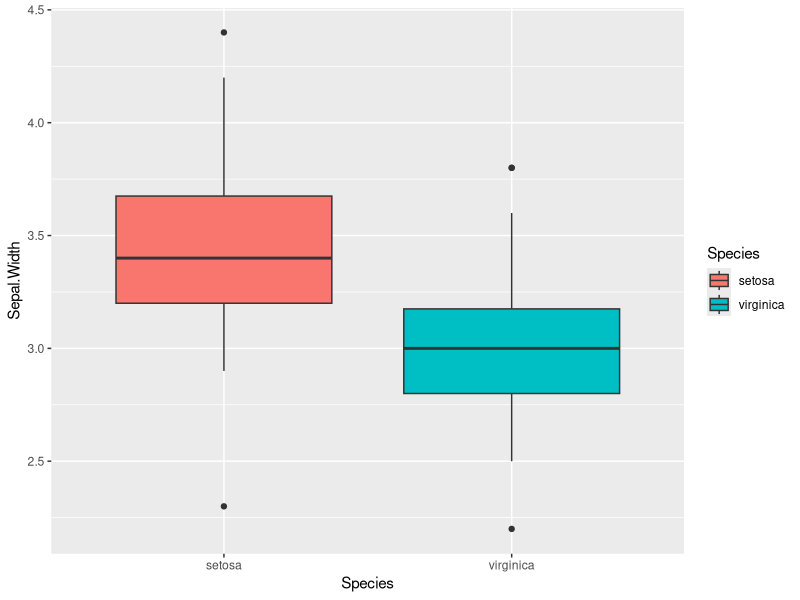
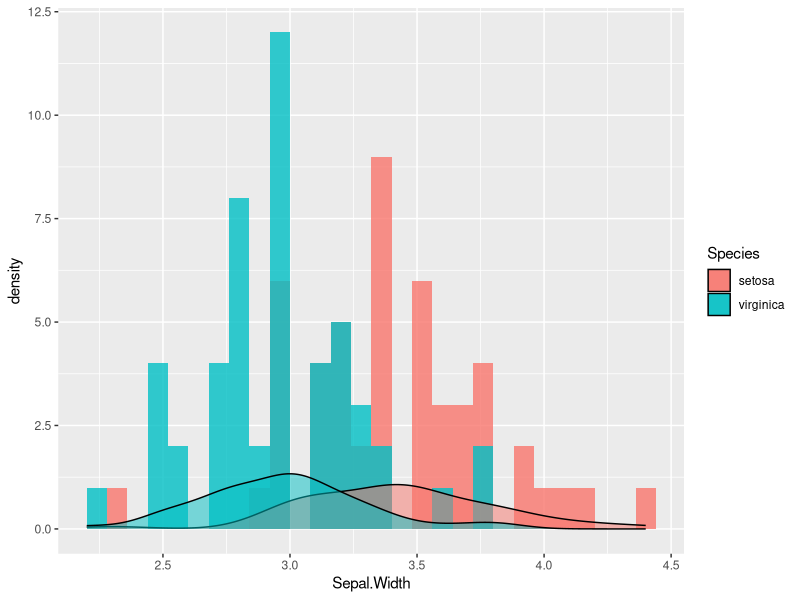
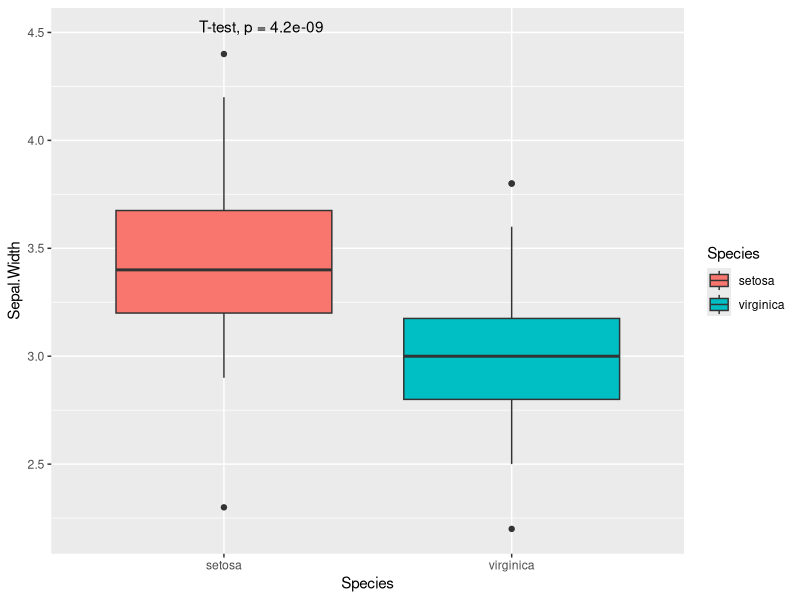
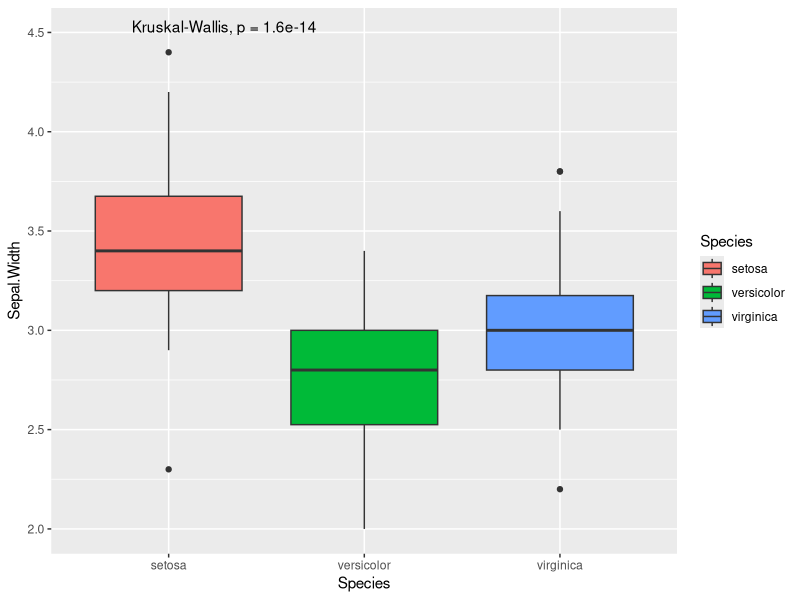
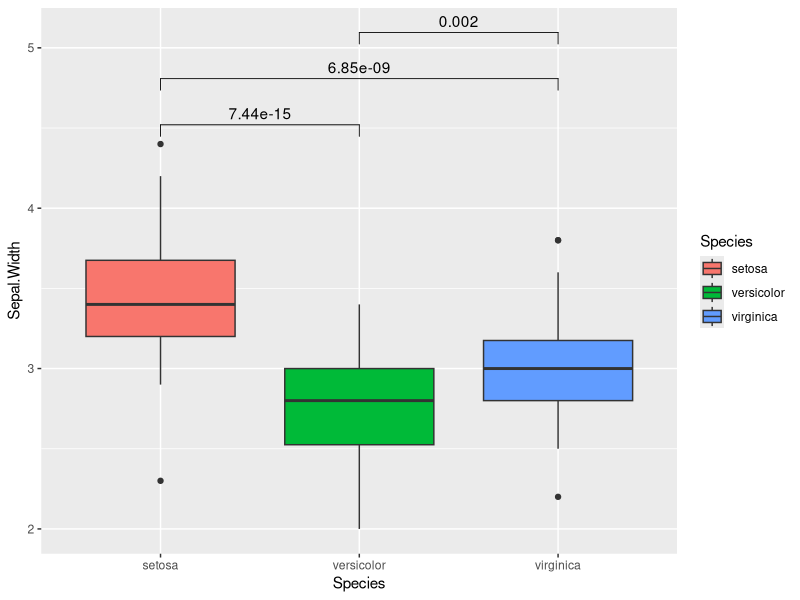
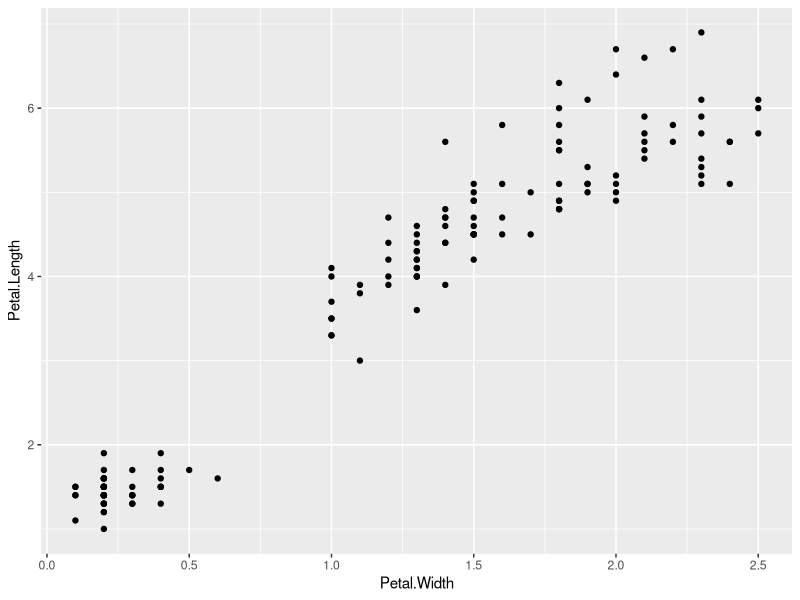
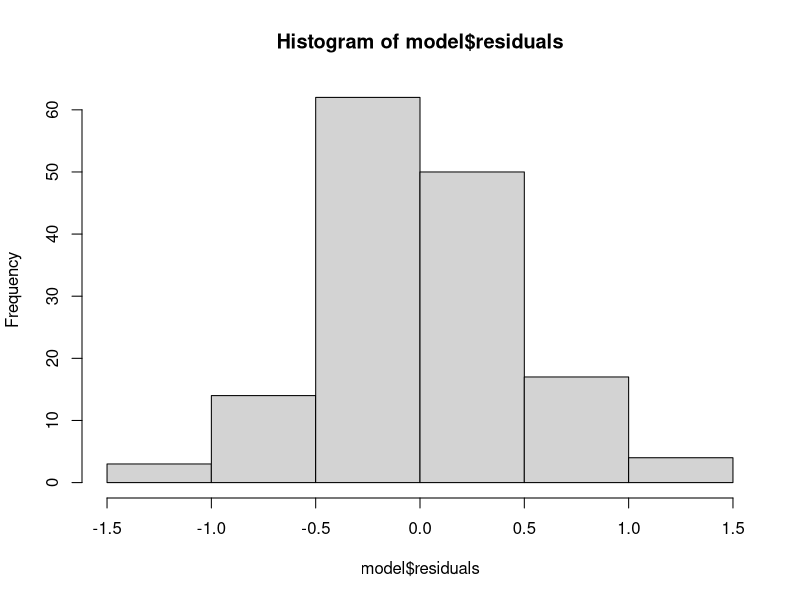
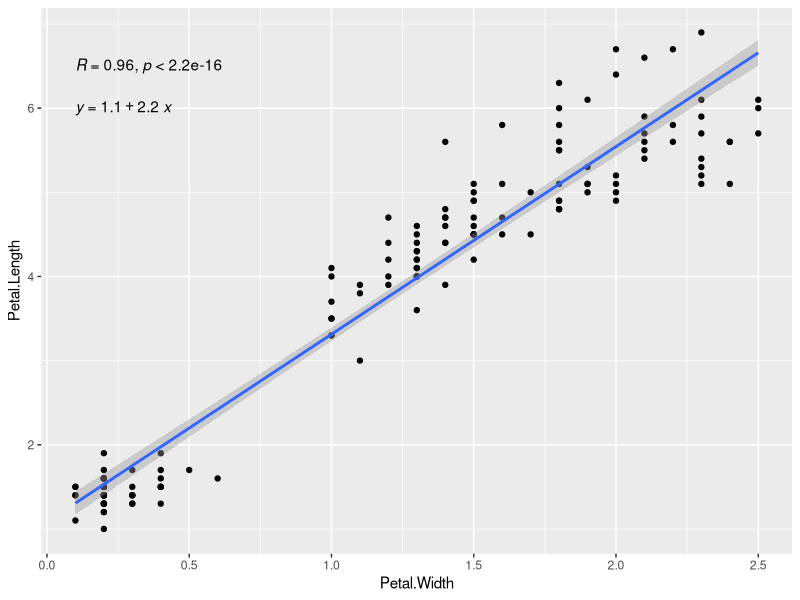

Generate these figures, in order, with R:
## ---- chunk 1
knitr::opts_chunk$set(echo = TRUE)
## ---- chunk 2
library(tidyverse)
library(ggpubr)
library(car)
## ---- chunk 3
summary(iris)
## ---- chunk 4
setosa <- iris %>% 
  filter(Species=="setosa")
head(setosa)
virginica <- iris %>% 
  filter(Species=="virginica")
head(virginica)
versicolor <- iris %>% 
  filter(Species=="versicolor")
head(versicolor)
## ---- chunk 5
rbind(setosa, virginica) %>% 
  ggplot(aes(x=Species, y=Sepal.Width, fill=Species))+
  geom_boxplot()
## ---- chunk 6
rbind(setosa, virginica) %>% 
  ggplot(aes(x=Sepal.Width, fill=Species))+
  geom_histogram(binwidth = 0.08, alpha=0.8, position="identity") +
  geom_density(alpha=0.5)
## ---- chunk 7
#Note: first calculate shapiro statistic only for setosa species, then introduce for loop
for (i in unique(iris$Species)){
  normality_test <- shapiro.test(iris$Sepal.Width[iris$Species==i])
  print(i)
  print(normality_test)
}
## ---- chunk 8
#Note: extract p-value separately
#Note2: test Sepal.Length
variance_test <- rbind(setosa, virginica) %>% 
  var.test(Sepal.Width ~ Species, data=.)
variance_test$p.value
## ---- chunk 9
#Note: extract p-value separately
#Note2: show t.test without equal variance
t_test <- t.test(virginica$Sepal.Width, 
       setosa$Sepal.Width, 
       var.equal = T)
t_test$p.value
## ---- chunk 10
rbind(setosa, virginica) %>% 
  ggplot(aes(x=Species, y=Sepal.Width, fill=Species))+
  geom_boxplot()+
  ggpubr::stat_compare_means(method = "t.test", label.y=4.5, method.args = list(var.equal=T))
## ---- chunk 11
t.test(setosa$Sepal.Width, mu=3, alternative = "greater")
## ---- chunk 12
shapiro.test(setosa$Petal.Width)
shapiro.test(virginica$Petal.Width)
## ---- chunk 13
wilcox <- wilcox.test(virginica$Petal.Width, 
       setosa$Petal.Width, alternative = "two.sided")
wilcox$p.value
## ---- chunk 14
#Normally distributed
bartlett.test(Sepal.Width ~ Species, data=iris)
#Not normally distributed:
leveneTest(Sepal.Width ~ Species, data=iris)
## ---- chunk 15
anova <- aov(Sepal.Width ~ Species, data = iris)
summary(anova)
## ---- chunk 16
iris %>% 
  ggplot(aes(x=Species, y=Sepal.Width, fill=Species))+
  geom_boxplot()+
  ggpubr::stat_compare_means(label.y=4.5)
## ---- chunk 17
#Solution
setosa_versicolor <- t.test(setosa$Sepal.Width, versicolor$Sepal.Width)
setosa_virginica <- t.test(setosa$Sepal.Width, virginica$Sepal.Width)
versicolor_virginica <- t.test(versicolor$Sepal.Width, virginica$Sepal.Width)

pval1 <- setosa_versicolor$p.value
pval2 <- setosa_virginica$p.value
pval3 <- versicolor_virginica$p.value


#Solution2
stat.test <- iris %>%
  pivot_longer(-Species, names_to = "Measurement", values_to = "value") %>% 
  filter(Measurement=="Sepal.Width") %>% 
  rstatix::t_test(value ~ Species) %>%
  rstatix::adjust_pvalue(method = "BH") %>%
  rstatix::add_significance()
stat.test
## ---- chunk 18
kruskal.test(Petal.Width ~ Species, data=iris)
## ---- chunk 19
p_values <- c(pval1, pval2, pval3)
p_values
p.adjust(p_values, method = "bonferroni")
p.adjust(p_values, method = "BH")
## ---- chunk 20
iris %>% 
  ggplot(aes(x=Species, y=Sepal.Width, fill=Species))+
  geom_boxplot()+
  ggpubr::stat_pwc(aes(x=Species, y=Sepal.Width, group=Species), 
                   method = "t.test", p.adjust.method="BH", label = "p.adj")
## ---- chunk 21
iris %>% 
  ggplot(aes(x=Petal.Width, y=Petal.Length))+
  geom_point()
## ---- chunk 22
cor(iris$Petal.Width, iris$Petal.Length)
## ---- chunk 23
model <- lm(Petal.Length ~ Petal.Width, iris) 
summary(model)
## ---- chunk 24
hist(model$residuals)
shapiro.test(model$residuals)
## ---- chunk 25
iris %>% 
  ggplot(aes(x=Petal.Width, y=Petal.Length))+
  geom_point()+
  geom_smooth(method = "lm")+
  ggpubr::stat_cor(label.y = 6.5)+
  ggpubr::stat_regline_equation(label.y=6)
## ---- chunk 26
#Solution:
mod <- lm(dist ~ speed, data=cars)
summary(mod)
hist(mod$residuals)
shapiro.test(mod$residuals)

cars %>% 
  ggplot(aes(x=speed, y=dist))+
  geom_point()+
  geom_smooth(method="lm")+
  stat_cor()+
  stat_regline_equation(label.y = 100)
